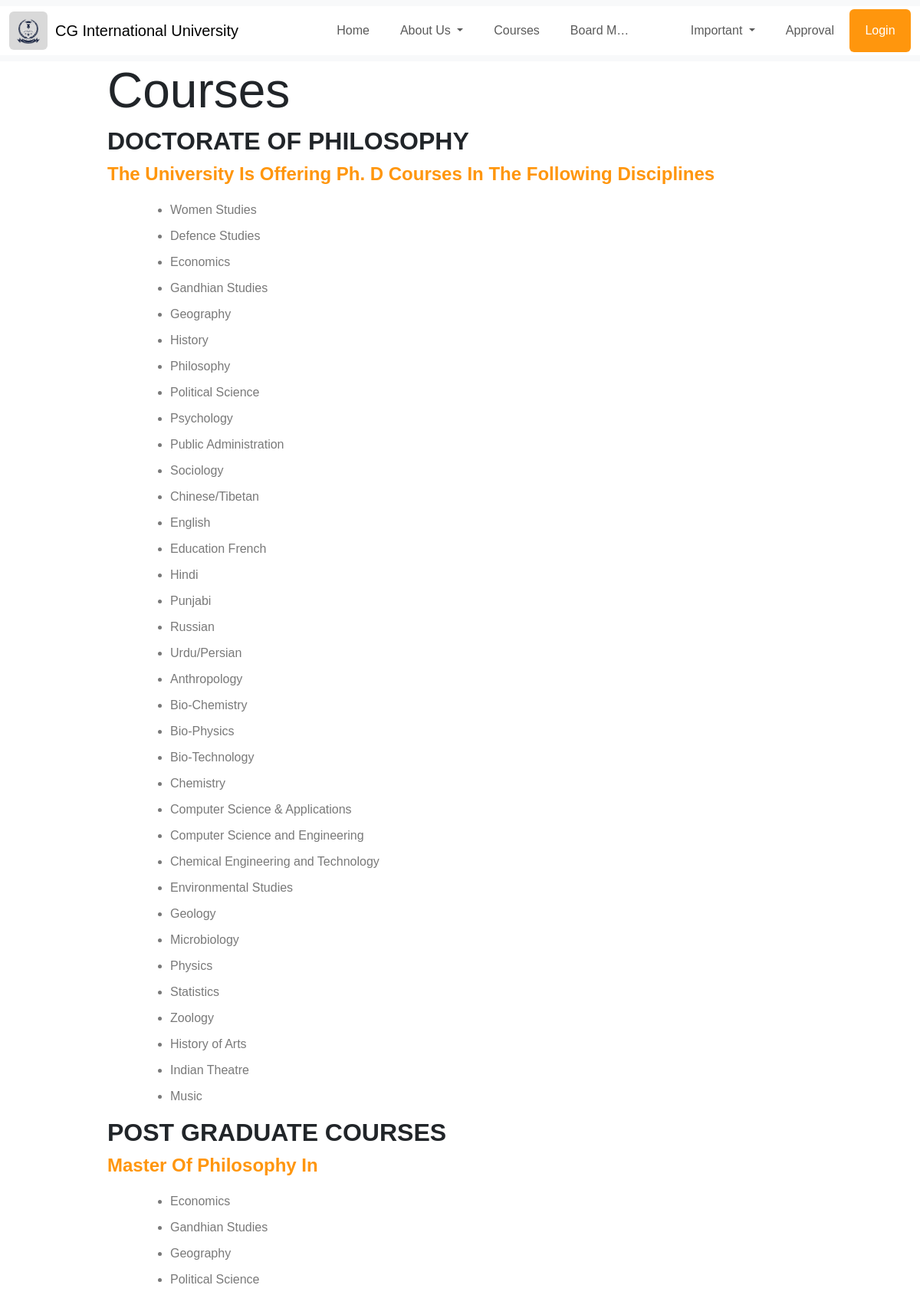
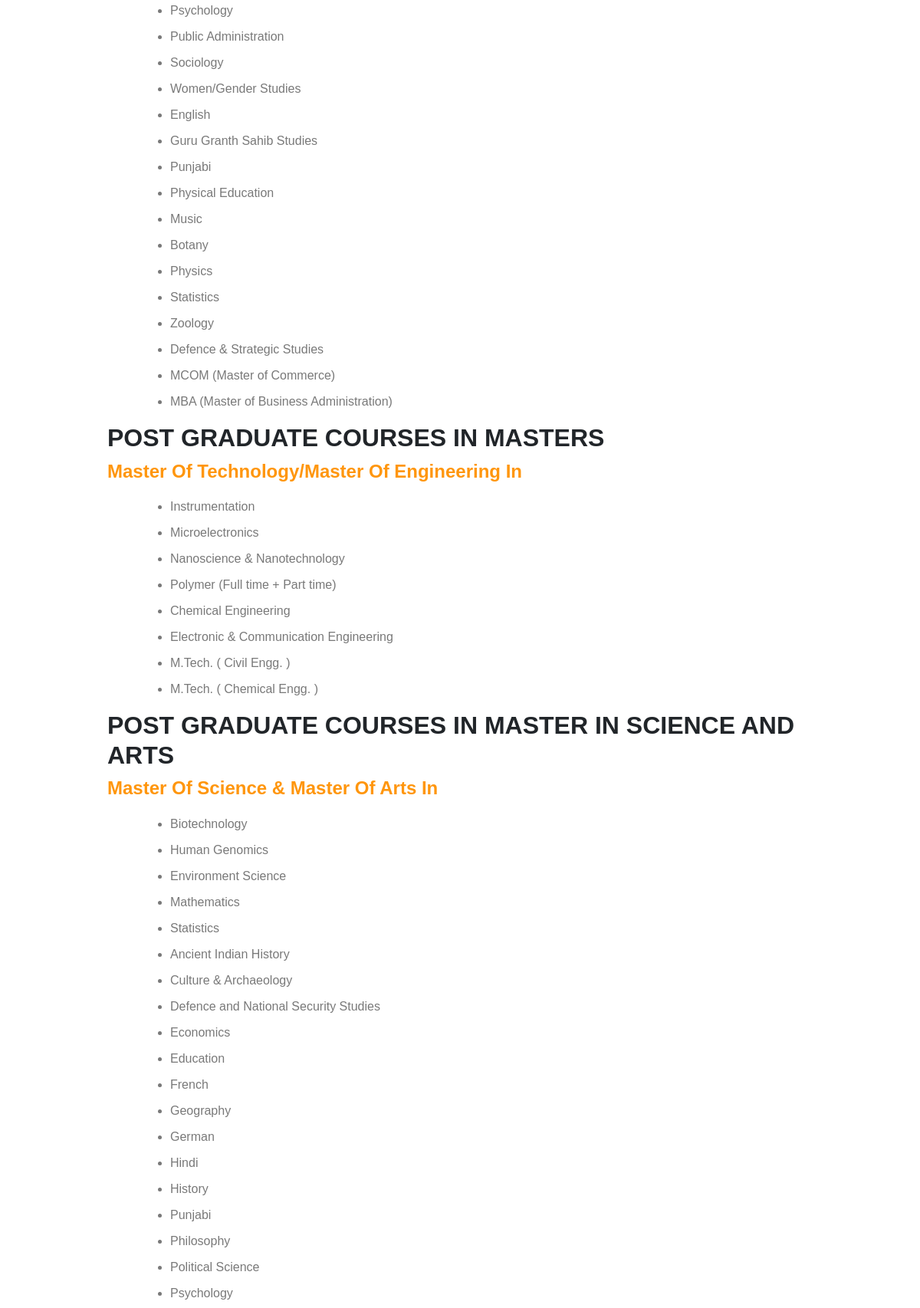
Page /courses/ (upper part) on the committed database (2 pictures, top to bottom).
### CG_International_University_App/models/courses.py (models this page shows)
class Courses(models.Model):
    title = models.CharField(max_length=100)
    description = models.TextField()
    courses = models.TextField()

### CG_International_University_App/views.py (the view)
# urls.py: path('courses/', views.courses, name='courses'),
def courses(request):
    branch_objects = Courses.objects.all()
    branches_list = []  # List to hold each branch's information
    for branch in branch_objects:
        branch_info = {
            'title': branch.title,
            'description': branch.description,
            'courses': branch.courses.split(","),
        }
        branches_list.append(branch_info)
    return render(request, 'main_cg_site/courses/courses.html', {'branches': branches_list})

### CG_International_University_App/templates/main_cg_site/courses/courses.html (shortened to what this page needs)
{% load static %} {% load livereload_tags %}
<!DOCTYPE html>
<html lang="en">
<head>
  <link rel="stylesheet" href="{% static 'main_css/style.css' %}" />
  <link rel="stylesheet" href="{% static 'main_css/courses.css' %}" />
</head>
<body>
  {% include 'main_cg_site/global/nav_bar.html' %}
  <section class="main-branch">
    <h1>Courses</h1>
    {% for branch in branches %}
    <h2 class="title">{{ branch.title }}</h2>
    <h4 class="description">{{ branch.description }}</h4>
    <div class="courses">
      <ul>
        {% for course in branch.courses %}
        <li>{{ course }}</li>
        {% endfor %}
      </ul>
    </div>
    {% endfor %}
  </section>
</body>
</html>

### CG_International_University_App/templates/main_cg_site/global/nav_bar.html (shortened to what this page needs)
{% load static %} {% load livereload_tags %} {% livereload_script %}
<link rel="stylesheet" href="https://cdn.jsdelivr.net/npm/bootstrap@5.3.2/dist/css/bootstrap.min.css"
 />
<link rel="stylesheet" href="{% static 'main_css/style.css' %}" />
<nav class="navbar navbar-expand-lg navbar-light bg-light fixed-top" style="z-index: 100; background: white">
  <div class="container-fluid" style="width: 100%; background: white">
    <a class="navbar-brand" href="#" style="display: flex; align-items: center">
      <img class="rounded " src="{% static 'images/logo.png' %}" alt="Logo"
        style="max-height: 50px; margin-right: 10px;" />
      <span style="font-size: 20px">CG International University</span>
    </a>
    <div class="collapse navbar-collapse justify-content-end" id="navbarSupportedContent"
      style="background-color: white; width: 100%">
      <ul class="navbar-nav">
        <li class="nav-item">
          <a class="nav-link" href="{% url 'home' %}" style="padding: 20px">Home</a>
        </li>
        <li class="nav-item dropdown">
          <a class="nav-link dropdown-toggle" href="#" id="navbarDropdownAbout" role="button" data-bs-toggle="dropdown"
            aria-expanded="false" style="padding: 20px">
            About Us
          </a>
        </li>
        <li>
          <a class="nav-link" href="{% url 'courses' %}" style="padding: 20px">Courses</a>
        </li>
        <li>
          <a class="nav-link" href="{% url 'board_members' %}" style="
              padding: 20px;
              white-space: nowrap;
              overflow: hidden;
              text-overflow: ellipsis;
              max-width: calc(100% - 40px);
            ">Board Member's</a>
        </li>
        <li class="nav-item dropdown">
          <a class="nav-link dropdown-toggle" href="#" id="navbarDropdownAbout" role="button" data-bs-toggle="dropdown"
            aria-expanded="false" style="padding: 20px">
            Important
          </a>
        </li>
        <li>
          <a class="nav-link" href="{% url 'approval' %}" style="padding: 20px">Approval</a>
        </li>
        {% if is_logged_in != True %}
        <li style="
            display: flex;
            text-align: center;
            align-items: center;
            justify-content: center;
          ">
          <a class="nav-login-button btn btn-primary d-flex align-items-center justify-content-center"
            href="{% url 'login' %}" role="button" style="
              background-color: rgb(255, 150, 13);
              border: none;
              height: 56px;
              width: 80px;
            ">
            <span class="login-btn-nav" onclick="login()">Login</span>
          </a>
        </li>
        {% endif %}
      </ul>
    </div>
  </div>
</nav>

### CG_International_University_App/templates/main_cg_site/global/footer.html (shortened to what this page needs)
{% load static %}

### CG_International_University_App/static/main_css/style.css (style rules this page uses)
* { scrollbar-width: thin; }
body { scrollbar-width: thin; margin: 0; padding-top: 60px; font-family: "Trebuchet MS", "Lucida Sans Unicode", "Lucida Grande", "Lucida Sans", Arial, sans-serif; }

### CG_International_University_App/static/main_css/courses.css (style rules this page uses)
body { font-family: Arial, sans-serif; background-color: #f0f0f0; margin: 0; height: 100%; padding: 0; }
.main-branch { max-width: 80%; margin: 0 auto; padding: 20px; }
.main-branch h1 { font-size: 64px; }
.main-branch .title { font-weight: bold; margin-bottom: 10px; }
.main-branch .description { font-weight: bold; margin-bottom: 10px; color: rgb(255, 150, 13) !important; }
.courses ul { margin-top: 20px; }
.courses ul li { margin: 10px 50px; color: rgb(121, 121, 121) !important; }

### rows in the picture
Courses: title "DOCTORATE OF PHILOSOPHY", description "The University Is Offering Ph. D Courses In The Following Disciplines"
Courses: title "POST GRADUATE COURSES", description "Master Of Philosophy In"
Courses: title "POST GRADUATE COURSES IN MASTERS", description "Master Of Technology/Master Of Engineering In"
Courses: title "POST GRADUATE COURSES IN MASTER IN SCIENCE AND ARTS", description "Master Of Science & Master Of Arts In"

### other values in the picture
{{ course }} "Women Studies" "Defence Studies" "Economics" "Gandhian Studies" "Geography" "History" "Philosophy" "Political Science" "Psychology" "Public Administration" "Sociology" "Chinese/Tibetan" "English" "Education French" "Hindi" "Punjabi" "Russian" "Urdu/Persian" "Anthropology" "Bio-Chemistry" "Bio-Physics" "Bio-Technology" "Chemistry" "Computer Science & Applications" "Computer Science and Engineering" "Chemical Engineering and Technology" "Environmental Studies" "Geology" "Microbiology" "Physics" "Statistics" "Zoology" "History of Arts" "Indian Theatre" "Music" "Economics" "Gandhian Studies" "Geography" "Political Science" "Psychology" "Public Administration" "Sociology" "Women/Gender Studies" "English" "Guru Granth Sahib Studies" "Punjabi" "Physical Education" "Music" "Botany" "Physics" "Statistics" "Zoology" "Defence & Strategic Studies" "MCOM (Master of Commerce)" "MBA (Master of Business Administration)" "Instrumentation" "Microelectronics" "Nanoscience & Nanotechnology" "Polymer (Full time + Part time)" "Chemical Engineering" "Electronic & Communication Engineering" "M.Tech. ( Civil Engg. )" "M.Tech. ( Chemical Engg. )" "Biotechnology" "Human Genomics" "Environment Science" "Mathematics" "Statistics" "Ancient Indian History" "Culture & Archaeology" "Defence and National Security Studies" "Economics" "Education" "French" "Geography" "German" "Hindi" "History" "Punjabi" "Philosophy" "Political Science" "Psychology"
